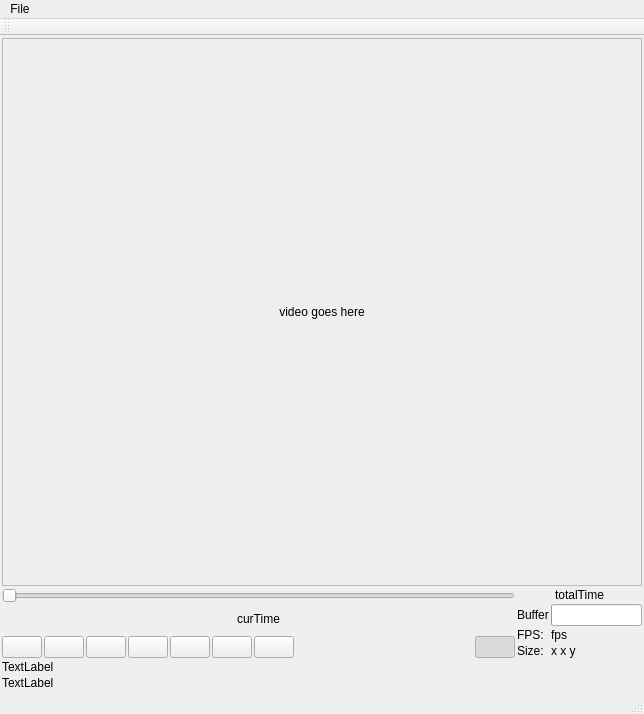
<?xml version="1.0" encoding="UTF-8"?>
<ui version="4.0">
 <class>ThpWindow</class>
 <widget class="QMainWindow" name="ThpWindow">
  <property name="geometry">
   <rect>
    <x>0</x>
    <y>0</y>
    <width>644</width>
    <height>714</height>
   </rect>
  </property>
  <property name="windowTitle">
   <string>ThpWindow</string>
  </property>
  <widget class="QWidget" name="centralWidget">
   <layout class="QGridLayout" name="gridLayout_2">
    <property name="margin">
     <number>2</number>
    </property>
    <property name="spacing">
     <number>2</number>
    </property>
    <item row="0" column="0">
     <widget class="QScrollArea" name="scrollArea">
      <property name="minimumSize">
       <size>
        <width>640</width>
        <height>520</height>
       </size>
      </property>
      <property name="widgetResizable">
       <bool>true</bool>
      </property>
      <property name="alignment">
       <set>Qt::AlignCenter</set>
      </property>
      <widget class="QWidget" name="scrollAreaWidgetContents_2">
       <property name="geometry">
        <rect>
         <x>0</x>
         <y>0</y>
         <width>636</width>
         <height>516</height>
        </rect>
       </property>
       <layout class="QGridLayout" name="gridLayout">
        <property name="margin">
         <number>0</number>
        </property>
        <property name="spacing">
         <number>0</number>
        </property>
        <item row="0" column="0">
         <widget class="QLabel" name="label_video">
          <property name="sizePolicy">
           <sizepolicy hsizetype="Preferred" vsizetype="Preferred">
            <horstretch>0</horstretch>
            <verstretch>0</verstretch>
           </sizepolicy>
          </property>
          <property name="text">
           <string>video goes here</string>
          </property>
          <property name="scaledContents">
           <bool>true</bool>
          </property>
          <property name="alignment">
           <set>Qt::AlignCenter</set>
          </property>
         </widget>
        </item>
       </layout>
      </widget>
     </widget>
    </item>
    <item row="1" column="0">
     <layout class="QHBoxLayout" name="horizontalLayout" stretch="1,0">
      <property name="spacing">
       <number>2</number>
      </property>
      <property name="sizeConstraint">
       <enum>QLayout::SetDefaultConstraint</enum>
      </property>
      <item>
       <layout class="QVBoxLayout" name="verticalLayout_2">
        <property name="spacing">
         <number>2</number>
        </property>
        <item>
         <layout class="QVBoxLayout" name="verticalLayout">
          <property name="spacing">
           <number>0</number>
          </property>
          <item>
           <widget class="QSlider" name="horizontalSlider_pos">
            <property name="enabled">
             <bool>false</bool>
            </property>
            <property name="minimumSize">
             <size>
              <width>486</width>
              <height>0</height>
             </size>
            </property>
            <property name="orientation">
             <enum>Qt::Horizontal</enum>
            </property>
            <property name="invertedAppearance">
             <bool>false</bool>
            </property>
            <property name="invertedControls">
             <bool>false</bool>
            </property>
           </widget>
          </item>
          <item>
           <widget class="QLabel" name="label_timeCur">
            <property name="text">
             <string>curTime</string>
            </property>
            <property name="alignment">
             <set>Qt::AlignCenter</set>
            </property>
           </widget>
          </item>
         </layout>
        </item>
        <item>
         <layout class="QHBoxLayout" name="horizontalLayout_2">
          <property name="spacing">
           <number>2</number>
          </property>
          <item>
           <widget class="QPushButton" name="pushButton_prev">
            <property name="text">
             <string/>
            </property>
            <property name="icon">
             <iconset resource="rc.qrc">
              <normaloff>:/prev.png</normaloff>:/prev.png</iconset>
            </property>
            <property name="iconSize">
             <size>
              <width>36</width>
              <height>36</height>
             </size>
            </property>
            <property name="checkable">
             <bool>false</bool>
            </property>
            <property name="checked">
             <bool>false</bool>
            </property>
           </widget>
          </item>
          <item>
           <widget class="QPushButton" name="pushButton_rewind">
            <property name="text">
             <string/>
            </property>
            <property name="icon">
             <iconset resource="rc.qrc">
              <normaloff>:/rev.png</normaloff>:/rev.png</iconset>
            </property>
            <property name="iconSize">
             <size>
              <width>36</width>
              <height>36</height>
             </size>
            </property>
            <property name="checkable">
             <bool>false</bool>
            </property>
            <property name="checked">
             <bool>false</bool>
            </property>
           </widget>
          </item>
          <item>
           <widget class="QPushButton" name="pushButton_playPause">
            <property name="text">
             <string/>
            </property>
            <property name="icon">
             <iconset resource="rc.qrc">
              <normaloff>:/play.png</normaloff>
              <normalon>:/pause.png</normalon>:/play.png</iconset>
            </property>
            <property name="iconSize">
             <size>
              <width>36</width>
              <height>36</height>
             </size>
            </property>
            <property name="checkable">
             <bool>true</bool>
            </property>
            <property name="checked">
             <bool>false</bool>
            </property>
           </widget>
          </item>
          <item>
           <widget class="QPushButton" name="pushButton_stop">
            <property name="text">
             <string/>
            </property>
            <property name="icon">
             <iconset resource="rc.qrc">
              <normaloff>:/stop.png</normaloff>:/stop.png</iconset>
            </property>
            <property name="iconSize">
             <size>
              <width>36</width>
              <height>36</height>
             </size>
            </property>
            <property name="checkable">
             <bool>false</bool>
            </property>
            <property name="checked">
             <bool>false</bool>
            </property>
           </widget>
          </item>
          <item>
           <widget class="QPushButton" name="pushButton_ffw">
            <property name="text">
             <string/>
            </property>
            <property name="icon">
             <iconset resource="rc.qrc">
              <normaloff>:/ffw.png</normaloff>:/ffw.png</iconset>
            </property>
            <property name="iconSize">
             <size>
              <width>36</width>
              <height>36</height>
             </size>
            </property>
            <property name="checkable">
             <bool>false</bool>
            </property>
            <property name="checked">
             <bool>false</bool>
            </property>
           </widget>
          </item>
          <item>
           <widget class="QPushButton" name="pushButton_next">
            <property name="text">
             <string/>
            </property>
            <property name="icon">
             <iconset resource="rc.qrc">
              <normaloff>:/next.png</normaloff>:/next.png</iconset>
            </property>
            <property name="iconSize">
             <size>
              <width>36</width>
              <height>36</height>
             </size>
            </property>
            <property name="checkable">
             <bool>false</bool>
            </property>
            <property name="checked">
             <bool>false</bool>
            </property>
           </widget>
          </item>
          <item>
           <widget class="QPushButton" name="pushButton_loop">
            <property name="text">
             <string/>
            </property>
            <property name="icon">
             <iconset resource="rc.qrc">
              <normaloff>:/repeat.png</normaloff>:/repeat.png</iconset>
            </property>
            <property name="iconSize">
             <size>
              <width>36</width>
              <height>36</height>
             </size>
            </property>
            <property name="checkable">
             <bool>true</bool>
            </property>
            <property name="checked">
             <bool>false</bool>
            </property>
           </widget>
          </item>
          <item>
           <spacer name="horizontalSpacer">
            <property name="orientation">
             <enum>Qt::Horizontal</enum>
            </property>
            <property name="sizeHint" stdset="0">
             <size>
              <width>20</width>
              <height>20</height>
             </size>
            </property>
           </spacer>
          </item>
          <item>
           <widget class="QPushButton" name="pushButton_vol">
            <property name="text">
             <string/>
            </property>
            <property name="icon">
             <iconset resource="rc.qrc">
              <normaloff>:/vol_low.png</normaloff>
              <normalon>:/vol_high.png</normalon>:/vol_low.png</iconset>
            </property>
            <property name="iconSize">
             <size>
              <width>36</width>
              <height>36</height>
             </size>
            </property>
            <property name="checkable">
             <bool>true</bool>
            </property>
            <property name="checked">
             <bool>true</bool>
            </property>
           </widget>
          </item>
         </layout>
        </item>
       </layout>
      </item>
      <item>
       <layout class="QVBoxLayout" name="verticalLayout_3">
        <property name="spacing">
         <number>2</number>
        </property>
        <property name="sizeConstraint">
         <enum>QLayout::SetFixedSize</enum>
        </property>
        <item>
         <widget class="QLabel" name="label_timeFull">
          <property name="text">
           <string>totalTime</string>
          </property>
          <property name="alignment">
           <set>Qt::AlignCenter</set>
          </property>
         </widget>
        </item>
        <item>
         <layout class="QFormLayout" name="formLayout">
          <property name="sizeConstraint">
           <enum>QLayout::SetMinAndMaxSize</enum>
          </property>
          <property name="fieldGrowthPolicy">
           <enum>QFormLayout::AllNonFixedFieldsGrow</enum>
          </property>
          <property name="horizontalSpacing">
           <number>2</number>
          </property>
          <property name="verticalSpacing">
           <number>2</number>
          </property>
          <item row="1" column="0">
           <widget class="QLabel" name="label_fps">
            <property name="text">
             <string>FPS:</string>
            </property>
           </widget>
          </item>
          <item row="1" column="1">
           <widget class="QLabel" name="label_fpsT">
            <property name="text">
             <string>fps</string>
            </property>
           </widget>
          </item>
          <item row="2" column="0">
           <widget class="QLabel" name="label_size">
            <property name="text">
             <string>Size:</string>
            </property>
           </widget>
          </item>
          <item row="2" column="1">
           <widget class="QLabel" name="label_sizeT">
            <property name="text">
             <string>x x y</string>
            </property>
           </widget>
          </item>
          <item row="0" column="0">
           <widget class="QLabel" name="label_buffer">
            <property name="text">
             <string>Buffer</string>
            </property>
           </widget>
          </item>
          <item row="0" column="1">
           <widget class="QProgressBar" name="progressBar_buffer">
            <property name="value">
             <number>0</number>
            </property>
            <property name="format">
             <string/>
            </property>
           </widget>
          </item>
         </layout>
        </item>
       </layout>
      </item>
     </layout>
    </item>
    <item row="2" column="0">
     <widget class="QLabel" name="label_fName">
      <property name="text">
       <string>TextLabel</string>
      </property>
     </widget>
    </item>
    <item row="3" column="0">
     <widget class="QLabel" name="label_itemNo">
      <property name="text">
       <string>TextLabel</string>
      </property>
     </widget>
    </item>
   </layout>
  </widget>
  <widget class="QMenuBar" name="menuBar">
   <property name="geometry">
    <rect>
     <x>0</x>
     <y>0</y>
     <width>644</width>
     <height>27</height>
    </rect>
   </property>
   <widget class="QMenu" name="menuFile">
    <property name="title">
     <string>File</string>
    </property>
    <addaction name="actionOpen"/>
    <addaction name="actionOpen_Folder"/>
   </widget>
   <addaction name="menuFile"/>
  </widget>
  <widget class="QToolBar" name="mainToolBar">
   <attribute name="toolBarArea">
    <enum>TopToolBarArea</enum>
   </attribute>
   <attribute name="toolBarBreak">
    <bool>false</bool>
   </attribute>
  </widget>
  <widget class="QStatusBar" name="statusBar"/>
  <action name="actionOpen">
   <property name="text">
    <string>Open File</string>
   </property>
   <property name="shortcut">
    <string>Ctrl+O</string>
   </property>
  </action>
  <action name="actionOpen_Folder">
   <property name="text">
    <string>Open Folder</string>
   </property>
   <property name="shortcut">
    <string>Ctrl+P</string>
   </property>
  </action>
 </widget>
 <layoutdefault spacing="6" margin="11"/>
 <resources>
  <include location="rc.qrc"/>
 </resources>
 <connections/>
</ui>
